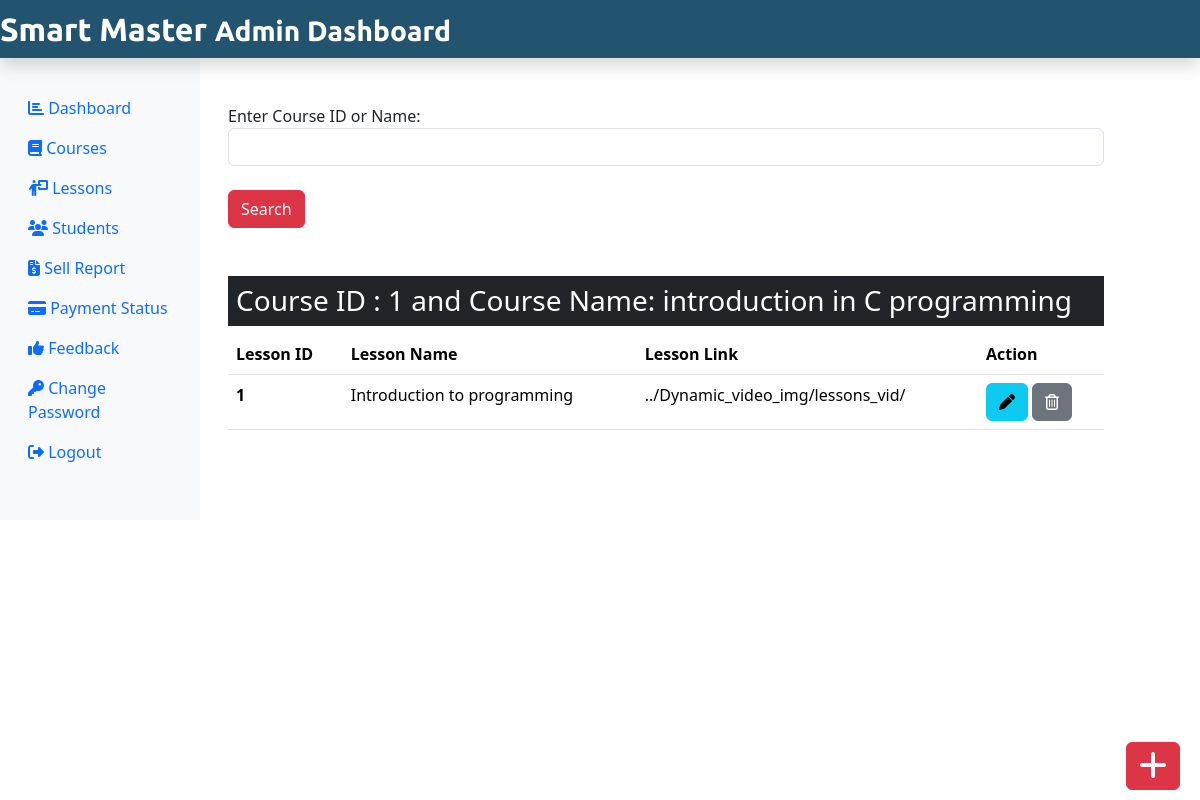
The page /Admin/admin_lessons.php?checkid=1 (signed in) on the database its author committed.
### tables this page shows
CREATE TABLE `course` (
  `course_id` int(11) NOT NULL,
  `course_name` text NOT NULL,
  `course_desc` text NOT NULL,
  `course_author` varchar(255) NOT NULL,
  `course_img` text NOT NULL,
  `course_duration` text NOT NULL,
  `course_price` int(11) NOT NULL,
  `course_original_price` int(11) NOT NULL
);

CREATE TABLE `lesson` (
  `lesson_id` int(11) NOT NULL,
  `lesson_name` text NOT NULL,
  `lesson_desc` text NOT NULL,
  `lesson_link` text NOT NULL,
  `course_id` int(11) NOT NULL,
  `course_name` text NOT NULL
);

### Admin/admin_lessons.php (the view, shortened to what this page needs)
<?php
include('./AdminInclude/admin_header.php');
include('../dbConnection.php');
?>
<div class="col-sm-9 mt-5 mx-3">
    <form action="" class="mt-3 form-inline d-print-none">
        <div class="form-group mr-3">
            <label for="checkid">Enter Course ID or Name: </label>
            <input type="text" class="form-control ml-3" id="checkid" name="checkid">
        </div>
        <button type="submit" class="btn btn-danger">Search</button>
    </form>
    <?php
    if (isset($_REQUEST['checkid'])) {
        $searchTerm = $_REQUEST['checkid'];
        $sql = "SELECT * FROM course WHERE course_id = ? OR course_name = ?";
        $stmt = $conn->prepare($sql);
        $stmt->bind_param("ss", $searchTerm, $searchTerm);
        $stmt->execute();
        $result = $stmt->get_result();
        $row = $result->fetch_assoc();
        if ($row) {
            ?>
            <h3 class="mt-5 bg-dark text-white p-2">
                Course ID : <?php echo $row['course_id']; ?> and Course Name: <?php echo $row['course_name']; ?>
            </h3>
            <?php
            $lessonSql = "SELECT * FROM lesson WHERE course_id = ? OR course_name = ?";
            $lessonStmt = $conn->prepare($lessonSql);
            $lessonStmt->bind_param("ss", $searchTerm, $searchTerm);
            $lessonStmt->execute();
            $lessonResult = $lessonStmt->get_result();
            if ($lessonResult->num_rows > 0) {
                echo '<table class="table">
                        <thead>
                            <tr>
                                <th scope="col">Lesson ID</th>
                                <th scope="col">Lesson Name</th>
                                <th scope="col">Lesson Link</th>
                                <th scope="col">Action</th>
                            </tr>
                        </thead>
                        <tbody>';
                while ($lessonRow = $lessonResult->fetch_assoc()) {
                    echo '<tr>';
                    echo '<th scope="row">' . $lessonRow["lesson_id"] . '</th>';
                    echo '<td>' . $lessonRow["lesson_name"] . '</td>';
                    echo '<td>' . $lessonRow["lesson_link"] . '</td>';
                    echo '<td>
                        <form action="admin_editlesson.php" method="POST" class="d-inline">
                            <input type="hidden" name="id" value=' . $lessonRow["lesson_id"] . '>
                            <button type="button" class="btn btn-info mr-3" data-bs-toggle="modal" data-bs-target="#lesson_edit_warning_model' . $lessonRow["lesson_id"] . '">
                                <i class="fas fa-pen"></i>
                            </button>
                        </form>
                        <button type="button" class="btn btn-secondary" data-bs-toggle="modal" data-bs-target="#lesson_delete_model' . $lessonRow["lesson_id"] . '">
                            <i class="far fa-trash-alt"></i>
                        </button>
                    </td>
                </tr>';
                }
                echo '</tbody>
                    </table>';
            } else {
                echo '<div class="alert alert-dark mt-4" role="alert">
                        No lessons found for the selected course.
                    </div>';
            }
        } else {
            echo '<div class="alert alert-dark mt-4" role="alert">
                    Course Not Found!
                </div>';
        }
    }
    ?>
</div>
<?php
if (isset($_SESSION['course_id'])) {
    echo '<div><a class="btn btn-danger box" href="./admin_addLessons.php"><i class="fas fa-plus fa-2x"></i></a></div>';
}
?>
</div>
<?php include('./AdminInclude/admin_footer.php'); ?>

### Admin/admin_dashboard_style.css (style rules this page uses)
.box { position: fixed; bottom: 10px; right: 20px; margin-top: 30px; }

### rows shown on the page
course: course_id "1", course_name "introduction in C programming"
lesson: lesson_id "1", lesson_name "Introduction to programming", lesson_link "../Dynamic_video_img/lessons_vid/"
